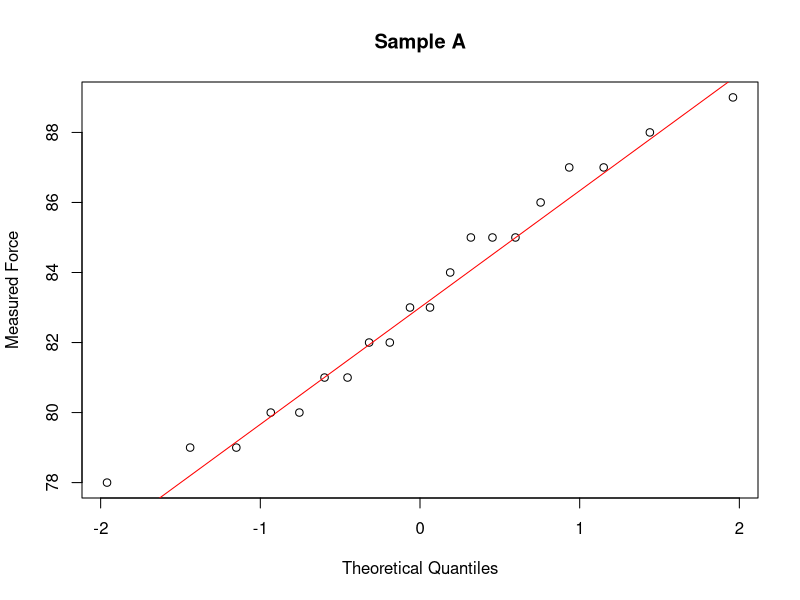
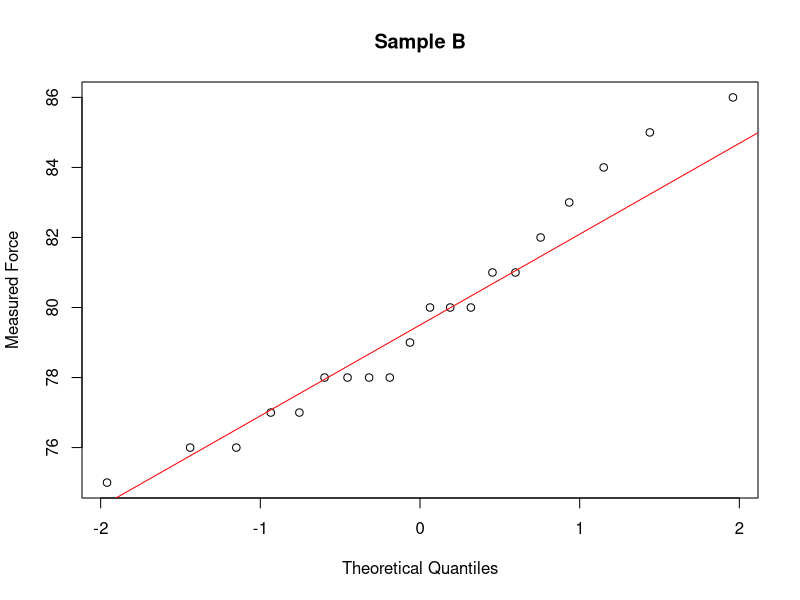
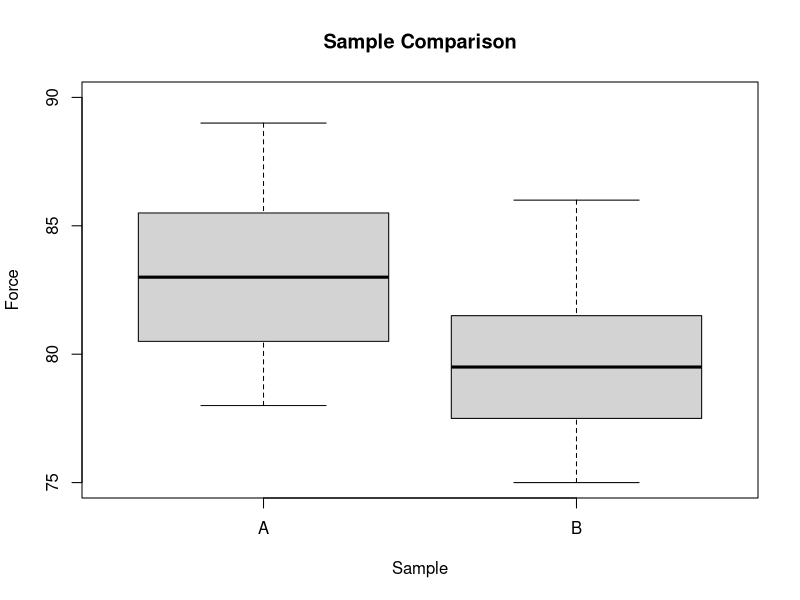

Recreate these plots in R, in order.
#(a)
A = c(88,79,84,89,81,87,80,78,83,81,83,82,79,86,85,82,85,87,80,85)

B = c(75,77,86,84,80,76,85,79,77,78,78,83,76,80,81,81,78,78,82,80)

qqnorm(A,main = "Sample A", ylab = "Measured Force" )
qqline(A,col="red")

qqnorm(B,main = "Sample B", ylab = "Measured Force" )
qqline(B,col="red")

#(b)
var.test(A,B, conf.level = 0.95)

#(c)
data = data.frame(A,B)
boxplot(data, ylim= c(75,90), ylab = "Force", xlab="Sample", main="Sample Comparison")
t.test(A,B, mu=0, conf=0.99, alt = "great", var.eq = T, paired = F)